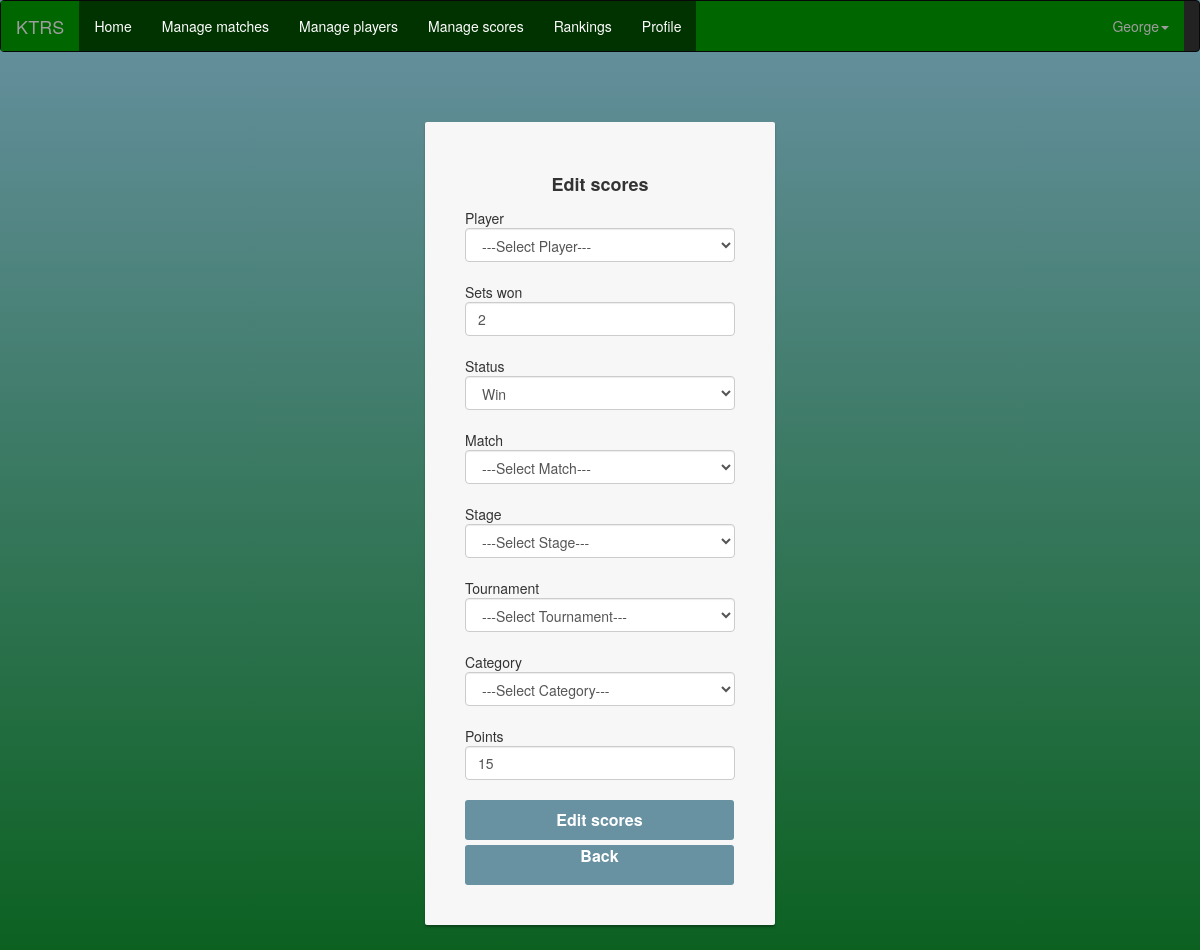
The page /rseditscores.php?id=1 (signed in) on the database its author committed.
### tables this page shows
CREATE TABLE `score` (
  `scoreId` int(11) NOT NULL,
  `playerId` int(11) NOT NULL,
  `sets_won` int(11) NOT NULL,
  `status` enum('W','L') NOT NULL,
  `matchId` int(11) NOT NULL,
  `stageId` int(11) NOT NULL,
  `tournamentId` int(11) NOT NULL,
  `categoryId` int(11) NOT NULL,
  `points` int(11) NOT NULL
);

### rseditscores.php (the view, shortened to what this page needs)
<!DOCTYPE html>
<html>
<head>
  <link rel="stylesheet" type="text/css" href="rscss.css">
</head>
<body>
        <?php    include 'rsheader.php'  ?>
           <?php
            $scoreid = $_GET['id'];
            if (isset($scoreid)){
                            $sql = "SELECT * FROM score WHERE scoreId='$scoreid'";
                            $result = $conn->query($sql);
                            if ($result){
                                    if ($result->num_rows > 0 ) {
                                   while ($row=$result->fetch_assoc()) {
                        ?>
                              <div class="container" >
                                  <div class="card card-container">
            <p id="profile-name" class="profile-name-card" style="font-size:18px;">Edit scores</p>
            <form class="form-signin" method="POST">
                                  <?php
                                  if ($_SESSION['user_type'] == 'admin'||$_SESSION['user_type'] == 'Super admin'){
                                         ?>
  Player<br>
   <select name="playerId" class="form-control" required>
  <option> ---Select Player--- </option>
   </select><br>
Sets won<br>
<input type="number" name="setswon" id="inputEmail" class="form-control" placeholder="Sets won" value="<?php echo $row['sets_won'];?>"><br>
Status<br>
<select name="status" class="form-control" value="<?php echo $row['status']?>">
    <option value="W">Win</option>
    </select><br>
   Match<br>
   <select name="matchId" class="form-control" required>
  <option> ---Select Match--- </option>
</select><br>
    Stage<br>
   <select name="stageId" class="form-control" required>
  <option> ---Select Stage--- </option>
</select><br>
   Tournament<br>
   <select name="tournamentId" class="form-control" required>
  <option> ---Select Tournament--- </option>
</select><br>
    Category<br>
   <select name="categoryId" class="form-control" required>
  <option> ---Select Category--- </option>
</select><br>
Points<br>
<input type="number" name="points" id="inputEmail" class="form-control" placeholder="Points" value="<?php echo $row['points'];?>"><br>
<input class="btn btn-lg btn-primary btn-block btn-signin" type="submit" name="edit_scores" style="width:269px; height:40px;color:white;font-size:16px" value="Edit scores">
                                                             <?php
                                                          }
                                                          }
                                        }
                                    }
                                     else{
                                        echo "Database Error";
                                     }
                         ?>
                        <?php
      }else{
    header( "location: rshome.php" );
            }
?>
<a href="rsmanagescores.php" class="btn btn-lg btn-primary btn-block btn-signin" style="text-decoration:none;width:269px; height:40px;color:white;font-size:16px;text-align:center;"> Back </a>

### rscss.css (style rules this page uses)
body, html { height: 100%; background-repeat: no-repeat; background-image: linear-gradient(rgb(104, 145, 162), rgb(12, 97, 33)); background-attachment: fixed; }
.card-container.card { max-width: 350px; padding: 40px 40px; }
.btn { font-weight: 700; height: 36px; -moz-user-select: none; -webkit-user-select: none; user-select: none; cursor: default; }
.card { background-color: #F7F7F7; padding: 20px 25px 30px; margin: 0 auto 25px; margin-top: 50px; -moz-border-radius: 2px; -webkit-border-radius: 2px; border-radius: 2px; -moz-box-shadow: 0px 2px 2px rgba(0, 0, 0, 0.3); -webkit-box-shadow: 0px 2px 2px rgba(0, 0, 0, 0.3); box-shadow: 0px 2px 2px rgba(0, 0, 0, 0.3); }
.profile-name-card { font-size: 16px; font-weight: bold; text-align: center; margin: 10px 0 0; min-height: 1em; }
.form-signin #inputEmail, .form-signin #inputPassword, { direction: ltr; height: 44px; font-size: 16px; }
.btn.btn-signin { background-color: rgb(104, 145, 162); padding: 0px; font-weight: 700; font-size: 14px; height: 36px; -moz-border-radius: 3px; -webkit-border-radius: 3px; border-radius: 3px; border: none; -o-transition: all 0.218s; -moz-transition: all 0.218s; -webkit-transition: all 0.218s; transition: all 0.218s; }

### rows shown on the page
score: setswon "2", status "Win", points "15"

### other values the page prints
$_SESSION['username'] "George"
